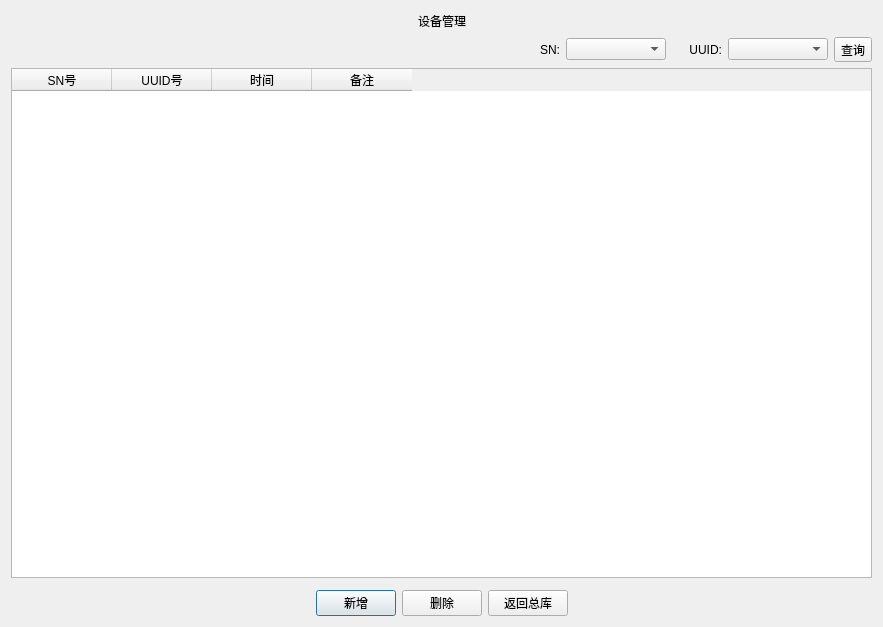
<?xml version="1.0" encoding="UTF-8"?>
<ui version="4.0">
 <class>devManagement_Dialog</class>
 <widget class="QDialog" name="devManagement_Dialog">
  <property name="geometry">
   <rect>
    <x>0</x>
    <y>0</y>
    <width>883</width>
    <height>627</height>
   </rect>
  </property>
  <property name="windowTitle">
   <string>设备管理界面</string>
  </property>
  <property name="windowIcon">
   <iconset resource="img.qrc">
    <normaloff>:/new/image/images/dbContainerSymbol.png</normaloff>:/new/image/images/dbContainerSymbol.png</iconset>
  </property>
  <layout class="QGridLayout" name="gridLayout">
   <item row="0" column="0">
    <layout class="QHBoxLayout" name="horizontalLayout">
     <item>
      <spacer name="horizontalSpacer">
       <property name="orientation">
        <enum>Qt::Horizontal</enum>
       </property>
       <property name="sizeHint" stdset="0">
        <size>
         <width>228</width>
         <height>20</height>
        </size>
       </property>
      </spacer>
     </item>
     <item>
      <widget class="QLabel" name="label">
       <property name="styleSheet">
        <string notr="true">font: 14pt &quot;黑体&quot;;</string>
       </property>
       <property name="text">
        <string>设备管理</string>
       </property>
      </widget>
     </item>
     <item>
      <spacer name="horizontalSpacer_2">
       <property name="orientation">
        <enum>Qt::Horizontal</enum>
       </property>
       <property name="sizeHint" stdset="0">
        <size>
         <width>228</width>
         <height>20</height>
        </size>
       </property>
      </spacer>
     </item>
    </layout>
   </item>
   <item row="1" column="0">
    <layout class="QHBoxLayout" name="horizontalLayout_2" stretch="10,1,2,1,2,1">
     <item>
      <spacer name="horizontalSpacer_3">
       <property name="orientation">
        <enum>Qt::Horizontal</enum>
       </property>
       <property name="sizeHint" stdset="0">
        <size>
         <width>348</width>
         <height>20</height>
        </size>
       </property>
      </spacer>
     </item>
     <item>
      <widget class="QLabel" name="label_2">
       <property name="text">
        <string>SN:</string>
       </property>
       <property name="alignment">
        <set>Qt::AlignRight|Qt::AlignTrailing|Qt::AlignVCenter</set>
       </property>
      </widget>
     </item>
     <item>
      <widget class="QComboBox" name="SN_comboBox"/>
     </item>
     <item>
      <widget class="QLabel" name="label_3">
       <property name="text">
        <string>UUID:</string>
       </property>
       <property name="alignment">
        <set>Qt::AlignRight|Qt::AlignTrailing|Qt::AlignVCenter</set>
       </property>
      </widget>
     </item>
     <item>
      <widget class="QComboBox" name="UUID_comboBox"/>
     </item>
     <item>
      <widget class="QToolButton" name="query_toolButton">
       <property name="text">
        <string>查询</string>
       </property>
      </widget>
     </item>
    </layout>
   </item>
   <item row="2" column="0">
    <widget class="QTableWidget" name="tableWidget">
     <column>
      <property name="text">
       <string>SN号</string>
      </property>
     </column>
     <column>
      <property name="text">
       <string>UUID号</string>
      </property>
     </column>
     <column>
      <property name="text">
       <string>时间</string>
      </property>
     </column>
     <column>
      <property name="text">
       <string>备注</string>
      </property>
     </column>
    </widget>
   </item>
   <item row="3" column="0">
    <widget class="QWidget" name="page_widget" native="true"/>
   </item>
   <item row="4" column="0">
    <layout class="QHBoxLayout" name="horizontalLayout_4">
     <item>
      <spacer name="horizontalSpacer_4">
       <property name="orientation">
        <enum>Qt::Horizontal</enum>
       </property>
       <property name="sizeHint" stdset="0">
        <size>
         <width>218</width>
         <height>20</height>
        </size>
       </property>
      </spacer>
     </item>
     <item>
      <widget class="QPushButton" name="add_pushButton">
       <property name="text">
        <string>新增</string>
       </property>
      </widget>
     </item>
     <item>
      <widget class="QPushButton" name="del_pushButton">
       <property name="text">
        <string>删除</string>
       </property>
      </widget>
     </item>
     <item>
      <layout class="QHBoxLayout" name="horizontalLayout_3">
       <item>
        <widget class="QPushButton" name="returnAll_pushButton">
         <property name="text">
          <string>返回总库</string>
         </property>
        </widget>
       </item>
      </layout>
     </item>
     <item>
      <spacer name="horizontalSpacer_5">
       <property name="orientation">
        <enum>Qt::Horizontal</enum>
       </property>
       <property name="sizeHint" stdset="0">
        <size>
         <width>218</width>
         <height>20</height>
        </size>
       </property>
      </spacer>
     </item>
    </layout>
   </item>
  </layout>
 </widget>
 <resources>
  <include location="img.qrc"/>
 </resources>
 <connections/>
</ui>
